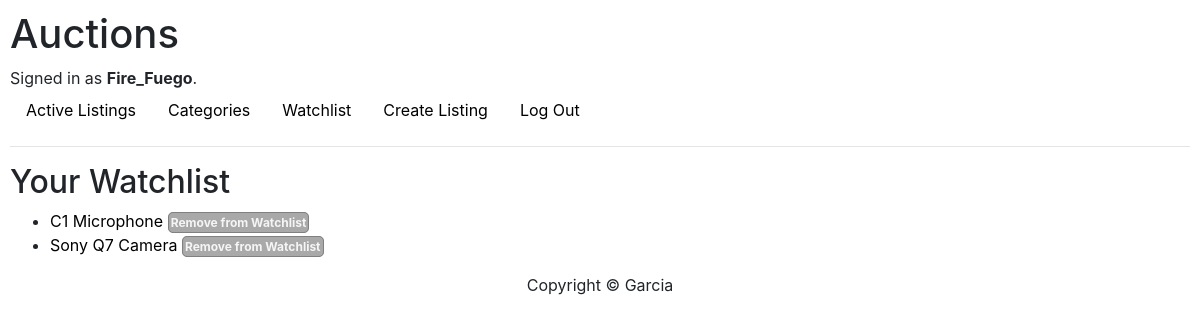
The app's page /watchlist (signed in) with its own data.
### auctions/models.py (models this page shows)
class User(AbstractUser):
    pass
    def __str__(self) -> str:
        return f"Username:{self.username}. Email:{self.email}. User Id:{self.id}"

class Listings(models.Model):
    title = models.CharField(max_length=64)
    description = models.TextField(max_length=500)
    starting_bid = models.DecimalField(max_digits=10, decimal_places=2)
    date = models.DateTimeField()
    user = models.ForeignKey(User,on_delete=models.CASCADE)
    image_urls = models.URLField(max_length=500, blank=True, default="")
    category = models.ManyToManyField(Category)
    images = models.ImageField(upload_to='listings/images/', blank=True, null=True)
    closed = models.BooleanField(default=False)
    def __str__(self) -> str:
        return f"{self.title} {self.description} {self.starting_bid} {self.date} {self.user} {self.category} {self.images} {self.image_urls} {self.closed}"

### auctions/views.py (the view)
# urls.py: path("watchlist", views.watchlist, name="watchlist"),
@login_required
def watchlist(request):
    user_watchlist, created = Watchlist.objects.get_or_create(user=request.user)
    listings = user_watchlist.listings.all()
    print(listings)
    return render(request, 'auctions/watchlist.html', {'listings': listings})

### auctions/templates/auctions/watchlist.html
{% extends "auctions/layout.html" %}
{% block body %}
    <h2>Your Watchlist</h2>
    {% if listings %}
        <ul>
            {% for listing in listings %}
            <li>
                <a href="{% url 'listing_page' listing.id %}">{{ listing.title }}</a>
                <a href="{% url 'remove_from_watchlist' listing.id %}" class="emoji-link">Remove from Watchlist</a>
            </li>
            {% endfor %}
        </ul>
    {% else %}
        <p>Your watchlist is empty.</p>
    {% endif %}
{% endblock %}

### auctions/templates/auctions/layout.html (shortened to what this page needs)
{% load static %}
<!DOCTYPE html>
<html lang="en">
    <head>
        <link rel="stylesheet" href="https://stackpath.bootstrapcdn.com/bootstrap/4.4.1/css/bootstrap.min.css">
        <link href="{% static 'auctions/styles.css' %}" rel="stylesheet">
    </head>
    <body>
        <h1>Auctions</h1>
        <div>
            {% if user.is_authenticated %}
                Signed in as <strong>{{ user.username }}</strong>.
            {% else %}
                Not signed in.
            {% endif %}
        </div>
        <ul class="nav">
            <li class="nav-item">
                <a class="nav-link" href="{% url 'index' %}">Active Listings</a>
            </li>
            {% if user.is_authenticated %}
                <li class="nav-item">
                    <a class="nav-link" href="{% url 'categories' %}">Categories</a>
                </li>
                <li class="nav-item">
                    <a class="nav-link" href="{% url 'watchlist' %}">Watchlist</a>
                </li>
                <li class="nav-item">
                    <a class="nav-link" href="{% url 'create_listing' %}">Create Listing</a>
                </li>
                <li class="nav-item">
                    <a class="nav-link" href="{% url 'logout' %}">Log Out</a>
                </li>
            {% endif %}
        </ul>
        <hr>
        {% block body %}
        {% endblock %}
        <footer style="text-align: center;"> Copyright &copy; Garcia</footer>
    </body>
</html>

### auctions/static/auctions/styles.css (style rules this page uses)
body { padding: 10px; }
a, a:hover { text-decoration: none; color: #000; }
.emoji-link { font-size: 12px; font-weight: bold; border: 1px solid grey; border-radius: 5px; padding: 2px; background-color: darkgrey; color: whitesmoke; }

### records on screen
User: username "Fire_Fuego"
Listings: title "C1 Microphone"
Listings: title "Sony Q7 Camera"
